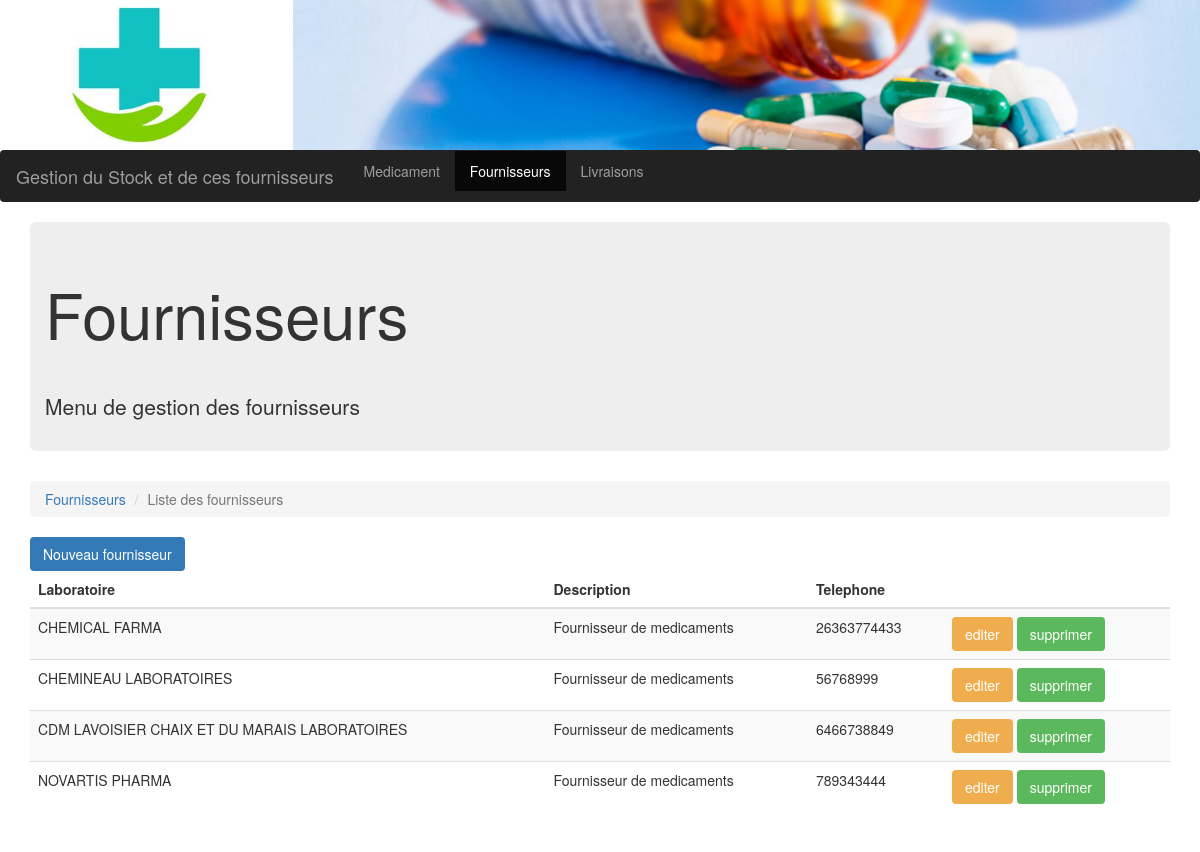
Page /gestionstock/fournisseurs.php on the committed database.
### tables this page shows
CREATE TABLE `fournisseur` (
  `idFournisseur` bigint(20) NOT NULL,
  `laboratoire` varchar(255) DEFAULT NULL,
  `descriptionlab` varchar(255) DEFAULT NULL,
  `telephone` varchar(255) DEFAULT NULL
);

### gestionstock/fournisseurs.php (the view, shortened to what this page needs)
<!DOCTYPE html>
<?php
include 'connect/database.php';
$sql = "SELECT * FROM fournisseur";
$result = $conn->query($sql);
?>
<html lang="en">
<head>
    <link rel="stylesheet" href="css/main.css" >
</head>
<body>
<header>
    <div class="row">
        <div class="col-md-3 logo"></div>
        <div class="col-md-9 medicament"></div>
    </div>
    <nav class="navbar navbar-inverse">
        <div class="container-fluid">
            <div class="navbar-header">
                <a class="navbar-brand" href="index.php">Gestion du Stock et de ces fournisseurs</a>
            </div>
            <ul class="nav navbar-nav">
                <li><a href="index.php">Medicament</a></li>
                <li class="active" ><a href="fournisseurs.php">Fournisseurs</a></li>
                <li><a href="livraisons.php">Livraisons</a></li>
            </ul>
        </div>
    </nav>
</header>
<section class="container">
    <div class="jumbotron">
        <h1>Fournisseurs</h1>
        <p>Menu de gestion des fournisseurs</p>
    </div>
    <nav>
        <ol class="breadcrumb">
            <li class="breadcrumb-item"><a href="fournisseurs.php">Fournisseurs</a></li>
            <li class="breadcrumb-item active">Liste des fournisseurs</li>
        </ol>
    </nav>
    <div class="row">
        <div class="col-md-3">
            <a href="ajouterfournisseur.php" class="btn btn-primary">Nouveau fournisseur</a>
        </div>
    </div>
    <div class="row">
        <div class="col-md-12 table-responsive">
            <table class="table table-striped table-hover">
                <thead>
                <tr>
                    <th>Laboratoire</th>
                    <th>Description</th>
                    <th>Telephone</th>
                    <th></th>
                </tr>
                </thead>
                <tbody>
                    <?php
                        if ($result->num_rows > 0) {
                            while ($row = $result->fetch_assoc()) {
                                $str = "<tr>";
                                $str .= " <td>" . $row['laboratoire'] . "</td>";
                                $str .= " <td>" . $row['descriptionlab'] . "</td>";
                                $str .= " <td>" . $row['telephone'] . "</td>";
                                $str .= " <td> <a href='editerfournisseur.php?id=".$row['idFournisseur']."' class=\"btn btn-warning\">editer</a>
                            <a href='supprimerfournisseur.php?id=".$row['idFournisseur']."' class=\"btn btn-success\">supprimer</a></td>";
                                $str .= "</tr>";
                                echo $str;
                            }
                        } else {
                            echo "0 results";
                        }
                    ?>
                </tbody>
            </table>
        </div>
    </div>
    <div style="height: 20px;"></div>
</section>
</body>
</html>

### rows in the picture
fournisseur: laboratoire "CHEMICAL FARMA", descriptionlab "Fournisseur de medicaments", telephone "26363774433"
fournisseur: laboratoire "CHEMINEAU LABORATOIRES", descriptionlab "Fournisseur de medicaments", telephone "56768999"
fournisseur: laboratoire "CDM LAVOISIER CHAIX ET DU MARAIS LABORATOIRES", descriptionlab "Fournisseur de medicaments", telephone "6466738849"
fournisseur: laboratoire "NOVARTIS PHARMA", descriptionlab "Fournisseur de medicaments", telephone "789343444"
